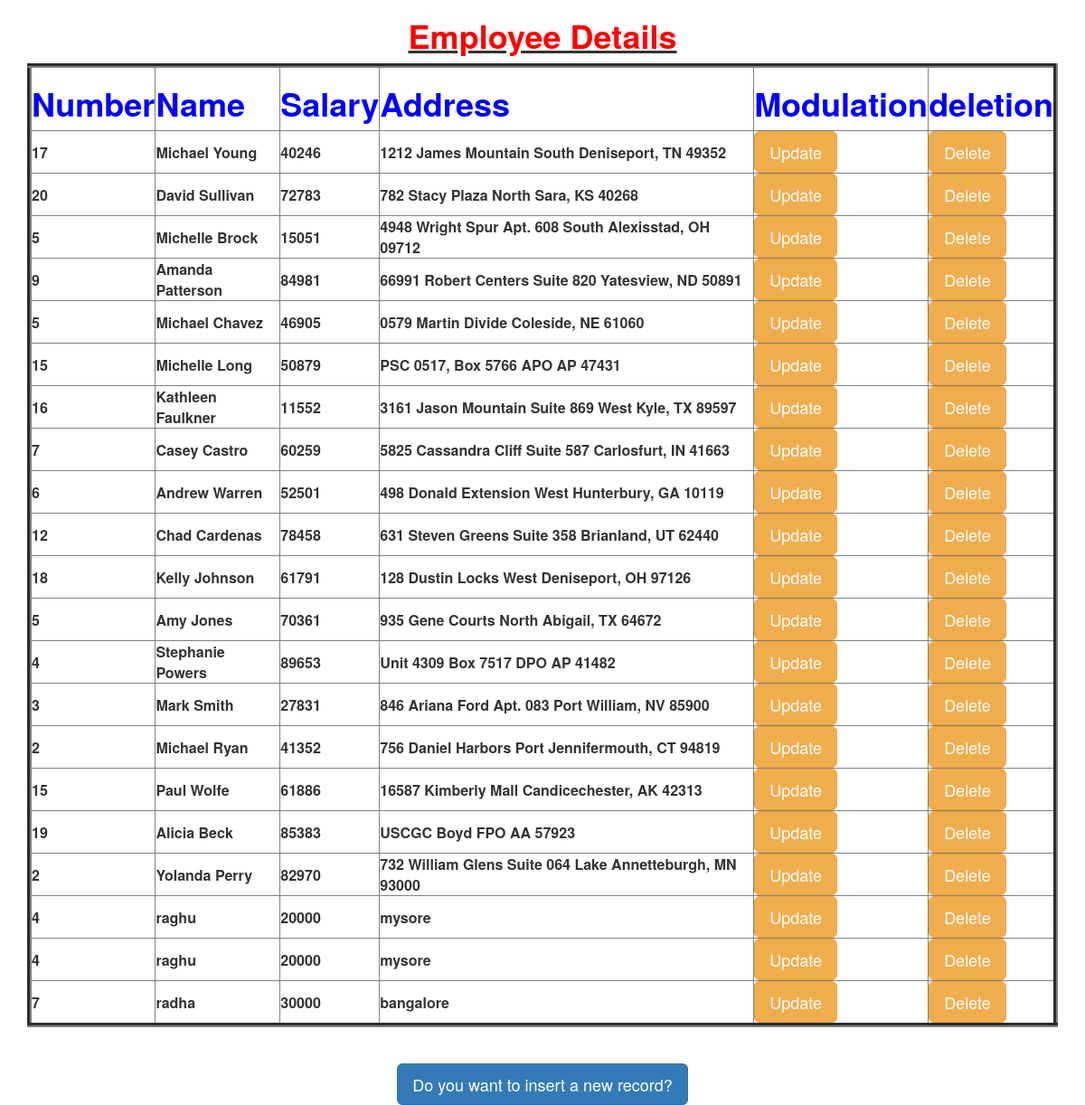
The page / on the database its author committed.
### FbvApp/models.py (models this page shows)
class Employee(models.Model):
    eno=models.IntegerField()
    ename=models.CharField(max_length=50)
    esal=models.IntegerField()
    eaddr=models.CharField(max_length=100)

### FbvApp/views.py (the view)
# urls.py: url(r'^$',views.display),
def display(request):
    e=Employee.objects.all()
    d={'emp':e}
    return render(request,'FbvApp/index.html',d)

### templates/FbvApp/index.html (shortened to what this page needs)
<html>
{% extends 'FbvApp/parent.html'%}
  {% block for_child%}
  <center><u><h1 style="color:red"><b>Employee Details</b></h1></U>
  <table border="5">
    <tr style="color:Blue">
      <th><h1><b>Number</b></h1></th>
      <th><h1><b>Name</b></h1></th>
      <th><h1><b>Salary</b></h1></th>
      <th><h1><b>Address</b></h1></th>
      <th><h1><b>Modulation</b></h1></th>
      <th><h1><b>deletion</b></h1></th>
    </tr>
    {% for x in emp %}
    <tr>
      <td><b>{{x.eno}}</b></td>
      <td><b>{{x.ename}}</b></td>
      <td><b>{{x.esal}}</b></td>
      <td><b>{{x.eaddr}}</b></td>
      <td><a href="/update/{{x.id}}" class="btn btn-lg btn-warning">Update</a></td>
      <td><a href="/delete/{{x.id}}" class="btn btn-lg btn-warning">Delete</a></td>
    </tr>
    {% endfor%}
  </table> <br> <br>
  <a href="/insert" class="btn btn-lg btn-primary">Do you want to insert a new record?</a>
{% endblock%}

### templates/FbvApp/parent.html (shortened to what this page needs)
<html>
<head>
  <link rel="stylesheet" href="https://maxcdn.bootstrapcdn.com/bootstrap/3.3.7/css/bootstrap.min.css"
>
</head>
<body>
  <div class="container" align="center">
    {% block for_child %}
    {% endblock %}
  </div>
</body>
</html>

### rows shown on the page
Employee: eno "17", ename "Michael Young", esal "40246", eaddr "1212 James Mountain South Deniseport, TN 49352"
Employee: eno "20", ename "David Sullivan", esal "72783", eaddr "782 Stacy Plaza North Sara, KS 40268"
Employee: eno "5", ename "Michelle Brock", esal "15051", eaddr "4948 Wright Spur Apt. 608 South Alexisstad, OH 09712"
Employee: eno "9", ename "Amanda Patterson", esal "84981", eaddr "66991 Robert Centers Suite 820 Yatesview, ND 50891"
Employee: eno "5", ename "Michael Chavez", esal "46905", eaddr "0579 Martin Divide Coleside, NE 61060"
Employee: eno "15", ename "Michelle Long", esal "50879", eaddr "PSC 0517, Box 5766 APO AP 47431"
Employee: eno "16", ename "Kathleen Faulkner", esal "11552", eaddr "3161 Jason Mountain Suite 869 West Kyle, TX 89597"
Employee: eno "7", ename "Casey Castro", esal "60259", eaddr "5825 Cassandra Cliff Suite 587 Carlosfurt, IN 41663"
Employee: eno "6", ename "Andrew Warren", esal "52501", eaddr "498 Donald Extension West Hunterbury, GA 10119"
Employee: eno "12", ename "Chad Cardenas", esal "78458", eaddr "631 Steven Greens Suite 358 Brianland, UT 62440"
Employee: eno "18", ename "Kelly Johnson", esal "61791", eaddr "128 Dustin Locks West Deniseport, OH 97126"
Employee: eno "5", ename "Amy Jones", esal "70361", eaddr "935 Gene Courts North Abigail, TX 64672"
Employee: eno "4", ename "Stephanie Powers", esal "89653", eaddr "Unit 4309 Box 7517 DPO AP 41482"
Employee: eno "3", ename "Mark Smith", esal "27831", eaddr "846 Ariana Ford Apt. 083 Port William, NV 85900"
Employee: eno "2", ename "Michael Ryan", esal "41352", eaddr "756 Daniel Harbors Port Jennifermouth, CT 94819"
Employee: eno "15", ename "Paul Wolfe", esal "61886", eaddr "16587 Kimberly Mall Candicechester, AK 42313"
Employee: eno "19", ename "Alicia Beck", esal "85383", eaddr "USCGC Boyd FPO AA 57923"
Employee: eno "2", ename "Yolanda Perry", esal "82970", eaddr "732 William Glens Suite 064 Lake Annetteburgh, MN 93000"
Employee: eno "4", ename "raghu", esal "20000", eaddr "mysore"
Employee: eno "4", ename "raghu", esal "20000", eaddr "mysore"
Employee: eno "7", ename "radha", esal "30000", eaddr "bangalore"
